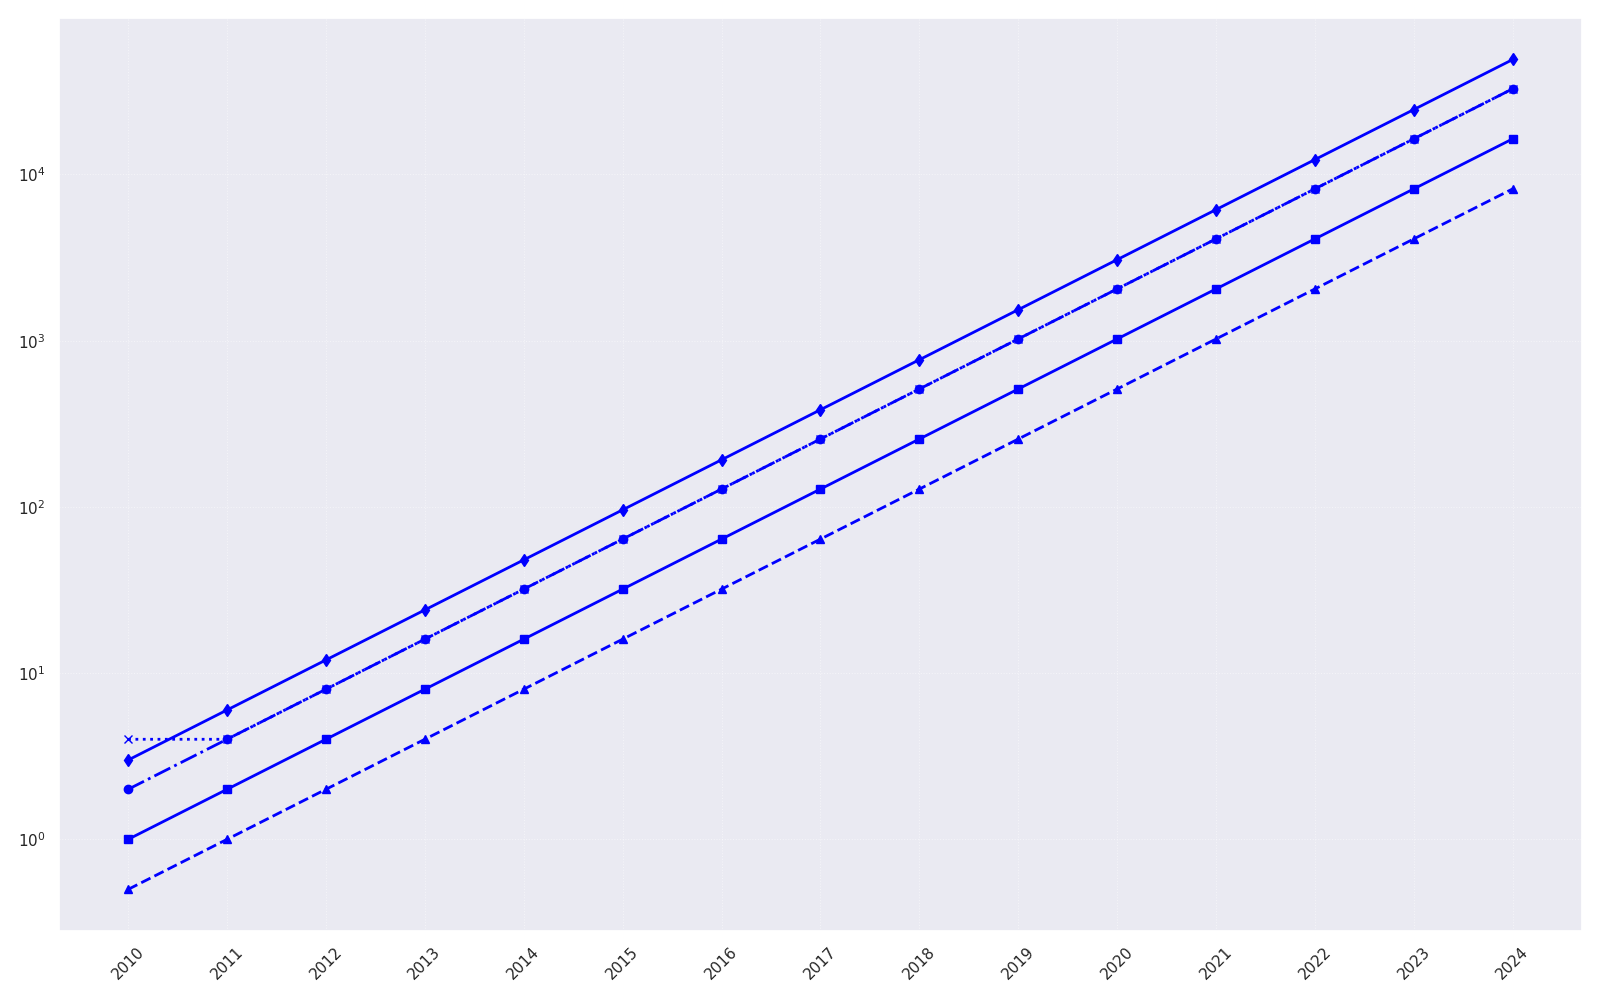

Write the Python code that produced this figure.
import matplotlib.pyplot as plt
import numpy as np
from scipy.optimize import curve_fit

years = np.array(list(range(2010, 2025)))

ibm_quantum_volume = np.array([4, 4, 8, 16, 32, 64, 128, 256, 512, 1024, 2048, 4096, 8192, 16384, 32768])
google_quantum_volume = np.array([2, 4, 8, 16, 32, 64, 128, 256, 512, 1024, 2048, 4096, 8192, 16384, 32768])
rigetti_quantum_volume = np.array([1, 2, 4, 8, 16, 32, 64, 128, 256, 512, 1024, 2048, 4096, 8192, 16384])
ionq_quantum_volume = np.array([0.5, 1, 2, 4, 8, 16, 32, 64, 128, 256, 512, 1024, 2048, 4096, 8192])
xcorp_quantum_volume = np.array([3, 6, 12, 24, 48, 96, 192, 384, 768, 1536, 3072, 6144, 12288, 24576, 49152])

def exponential_growth(x, a, b):
    return a * np.exp(b * x)

params, _ = curve_fit(exponential_growth, years, ibm_quantum_volume, p0=[1, 0.1])

fig, ax = plt.subplots(figsize=(16, 10))

common_color = 'blue'
ax.plot(years, ibm_quantum_volume, marker='x', linestyle=':', color=common_color, linewidth=2)
ax.plot(years, google_quantum_volume, marker='o', linestyle='-.', color=common_color, linewidth=2)
ax.plot(years, rigetti_quantum_volume, marker='s', linestyle='-', color=common_color, linewidth=2)
ax.plot(years, ionq_quantum_volume, marker='^', linestyle='--', color=common_color, linewidth=2)
ax.plot(years, xcorp_quantum_volume, marker='d', linestyle='-', color=common_color, linewidth=2)

ax.plot(years, exponential_growth(years, *params), color='grey', linewidth=1.5, linestyle='--')

ax.set_yscale('log')
ax.grid(True, linestyle=':', linewidth=0.75, alpha=0.5)

plt.xticks(years, rotation=45)
plt.tight_layout()

plt.show()
